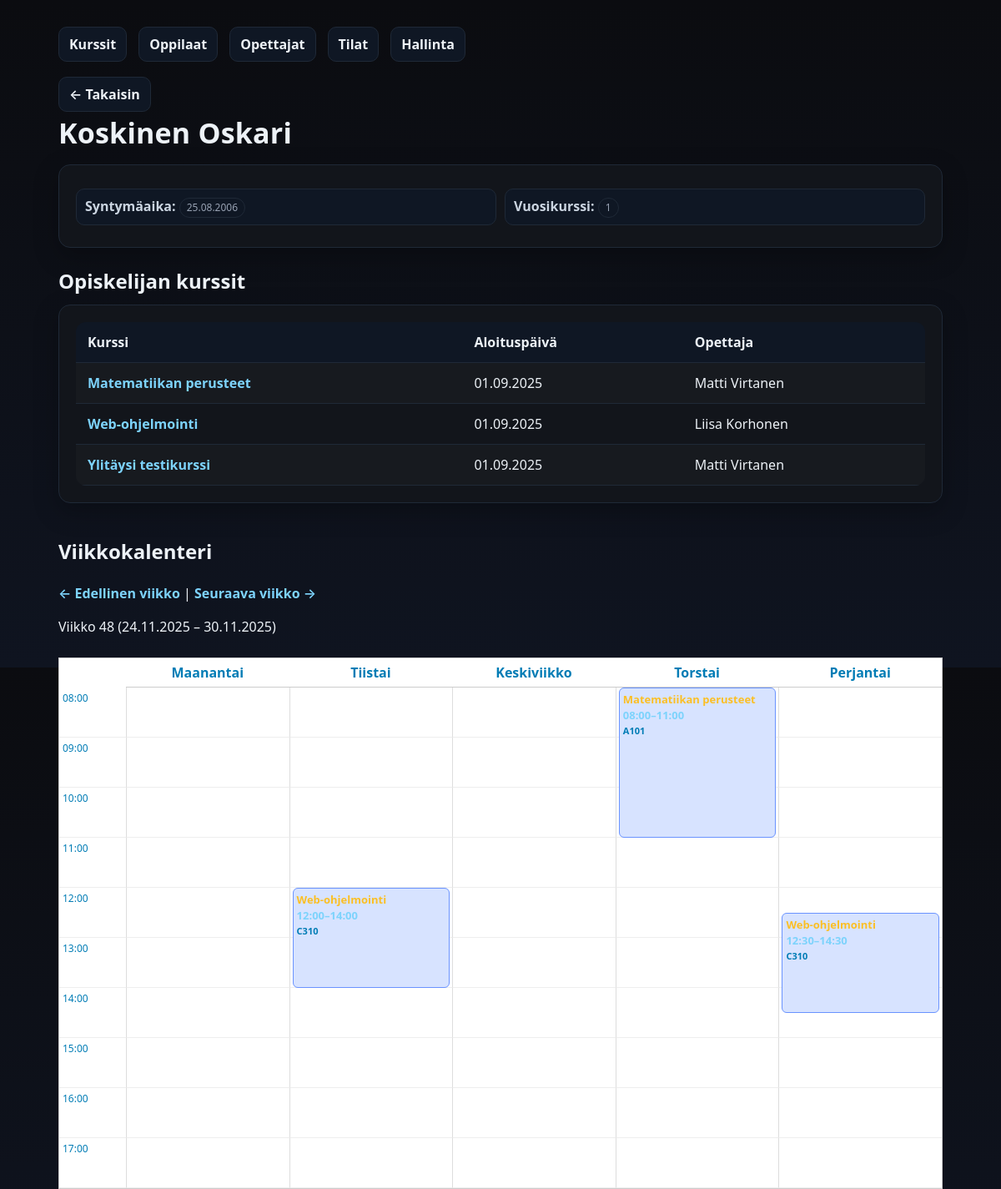
The page /kurssienhallinta/opiskelija.php?id=7 on the database its author committed.
### tables this page shows
CREATE TABLE `oppilaat` (
  `oppilas_id` int(11) NOT NULL,
  `etunimi` varchar(50) NOT NULL,
  `sukunimi` varchar(50) NOT NULL,
  `syntymaaika` date NOT NULL,
  `vuosikurssi` int(11) NOT NULL
);

CREATE TABLE `kurssit` (
  `kurssi_id` int(11) NOT NULL,
  `kurssin_tunnus` varchar(20) NOT NULL,
  `kurssi_nimi` varchar(100) NOT NULL,
  `kurssikuvaus` text DEFAULT NULL,
  `aloituspaiva` date NOT NULL,
  `lopetuspaiva` date NOT NULL,
  `opettaja_id` int(11) NOT NULL,
  `tila_id` int(11) NOT NULL
);

CREATE TABLE `opettajat` (
  `opettaja_id` int(11) NOT NULL,
  `etunimi` varchar(50) NOT NULL,
  `sukunimi` varchar(50) NOT NULL,
  `aine` varchar(100) NOT NULL
);

### kurssienhallinta/opiskelija.php (the view, shortened to what this page needs)
<?php
function finDate($date) {
    return date("d.m.Y", strtotime($date));
}
$pdo = getPDO();
$oppilas_id = (int)$_GET['id'];
$stmt = $pdo->prepare("SELECT oppilas_id, etunimi, sukunimi, syntymaaika, vuosikurssi FROM oppilaat WHERE oppilas_id=?");
$stmt->execute([$oppilas_id]);
$student = $stmt->fetch();
$sql = "
  SELECT k.kurssi_id, k.kurssi_nimi, k.aloituspaiva,
         o.etunimi AS op_etunimi, o.sukunimi AS op_sukunimi
  FROM ilmoittautuminen i
  JOIN kurssit k ON k.kurssi_id=i.kurssi_id
  LEFT JOIN opettajat o ON o.opettaja_id=k.opettaja_id
  WHERE i.opiskelija_id=?
  ORDER BY k.aloituspaiva
";
$stmt = $pdo->prepare($sql);
$stmt->execute([$oppilas_id]);
$kurssit = $stmt->fetchAll();
$week = isset($_GET['week']) ? (int)$_GET['week'] : date("W");
$year = isset($_GET['year']) ? (int)$_GET['year'] : date("Y");
$dt = new DateTime();
$dt->setISODate($year, $week);
$weekStart = $dt->format("Y-m-d");
$dt->modify("+6 days");
$weekEnd = $dt->format("Y-m-d");
$paivat = ["Maanantai","Tiistai","Keskiviikko","Torstai","Perjantai"];
?>
<!doctype html>
<html lang="fi">
<head>
  <link rel="stylesheet" href="styles.css">
</head>
<body>
<div class="container">
  <div class="nav">
    <a href="index.php">Kurssit</a>
    <a href="oppilaat.php">Oppilaat</a>
    <a href="opettajat.php">Opettajat</a>
    <a href="tilat.php">Tilat</a>
    <a href="admin.php">Hallinta</a>
  </div>
  <a class="back" href="oppilaat.php">← Takaisin</a>
  <h1 class="page-title"><?= htmlspecialchars($student['sukunimi'].' '.$student['etunimi']) ?></h1>
  <div class="card">
    <div class="meta">
      <div><strong>Syntymäaika:</strong> <span class="badge"><?= finDate($student['syntymaaika']) ?></span></div>
      <div><strong>Vuosikurssi:</strong> <span class="badge"><?= htmlspecialchars($student['vuosikurssi']) ?></span></div>
    </div>
  </div>
  <h2 style="margin:22px 0 10px">Opiskelijan kurssit</h2>
  <div class="card table-wrap">
    <table>
      <thead><tr><th>Kurssi</th><th>Aloituspäivä</th><th>Opettaja</th></tr></thead>
      <tbody>
        <?php if (!$kurssit): ?>
          <tr><td colspan="3" class="muted">Ei kursseja.</td></tr>
        <?php else: foreach($kurssit as $k): ?>
          <tr>
            <td><a href="kurssi.php?id=<?= (int)$k['kurssi_id'] ?>"><?= htmlspecialchars($k['kurssi_nimi']) ?></a></td>
            <td><?= finDate($k['aloituspaiva']) ?></td>
            <td><?= htmlspecialchars(trim(($k['op_etunimi']??'').' '.($k['op_sukunimi']??''))) ?: '—' ?></td>
          </tr>
        <?php endforeach; endif; ?>
      </tbody>
    </table>
  </div>
<h2 style="margin-top:40px;">Viikkokalenteri</h2>
<p>
  <a href="opiskelija.php?id=<?= $oppilas_id ?>&week=<?= $week-1 ?>&year=<?= $year ?>">← Edellinen viikko</a>
  |
  <a href="opiskelija.php?id=<?= $oppilas_id ?>&week=<?= $week+1 ?>&year=<?= $year ?>">Seuraava viikko →</a>
</p>
<p>Viikko <?= $week ?> (<?= finDate($weekStart) ?> – <?= finDate($weekEnd) ?>)</p>
<div class="calendar-grid">
    <?php
    $startHour = 8;
    $endHour = 17;
    ?>
    <div></div>
    <?php foreach ($paivat as $pv): ?>
        <div style="text-align:center; padding:5px; font-weight:bold; border-bottom:1px solid #ccc;">
            <?= $pv ?>
        </div>
    <?php endforeach; ?>
    <?php for ($h = $startHour; $h <= $endHour; $h++): ?>
        <div class="time-cell"><?= sprintf("%02d:00", $h) ?></div>
        <?php foreach ($paivat as $pv): ?>
            <div class="day-column" data-day="<?= $pv ?>"></div>
        <?php endforeach; ?>
    <?php endfor; ?>
</div>
</div>
</body>
</html>

### kurssienhallinta/styles.css (style rules this page uses)
:root { --bg:#0b0c10; --card:#12151b; --muted:#98a2b3; --text:#edf2f7; --accent:#6ea8fe; --danger:#ef4444; --border:#1f2937; }
* { box-sizing:border-box }
html,body { height:100% }
body { margin:0; font:16px/1.5 system-ui,-apple-system,Segoe UI,Roboto,Ubuntu,'Helvetica Neue',Arial; background:linear-gradient(180deg,#0b0c10 0%, #0f1420 100%); color:var(--text); }
.container { max-width:1100px;margin:32px auto;padding:0 20px }
.card { background:var(--card); border:1px solid var(--border); border-radius:14px; padding:20px; box-shadow:0 10px 30px rgba(0,0,0,.25); }
.page-title { margin:0 0 12px; font-size:clamp(24px,3.2vw,34px); letter-spacing:.2px; }
.nav { display:flex;gap:14px;flex-wrap:wrap;margin:0 0 18px }
.nav a,.back { color:var(--text); text-decoration:none; background:#0f1724; border:1px solid var(--border); padding:8px 12px;border-radius:10px; transition:all .15s ease; }
.back { display:inline-flex;align-items:center;gap:8px }
.table-wrap { overflow:auto }
table { width:100%;border-collapse:collapse;border-radius:12px;overflow:hidden }
th,td { padding:12px 14px;border-bottom:1px solid var(--border);text-align:left;vertical-align:top }
thead th { background:#0f1724;font-weight:600 }
tbody tr:nth-child(odd) { background:rgba(255,255,255,.02) }
.badge { display:inline-block;padding:2px 8px;border-radius:999px;font-size:12px;border:1px solid var(--border);color:var(--muted) }
.meta { display:grid;grid-template-columns:repeat(auto-fit,minmax(220px,1fr));gap:10px;margin:8px 0 6px }
.meta div { background:#0f1724;border:1px solid var(--border);padding:8px 10px;border-radius:10px }
.meta strong { font-weight:600;color:#cbd5e1 }
a { color: #7dd3fc; text-decoration: none; font-weight: 600; transition: color .15s ease; }

### kurssienhallinta/opiskelija.php (style rules this page uses)
.calendar-grid { display: grid; grid-template-columns: 80px repeat(5, 1fr); border: 1px solid #ccc; margin-top: 25px; background: #fff; color: #007cb5ff; }
.time-cell { border-bottom: 1px solid #eee; height: 60px; padding: 4px; font-size: 12px; color: #007cb5ff; }
.day-column { position: relative; border-left: 1px solid #ddd; border-bottom: 1px solid #eee; }

### rows shown on the page
oppilaat: sukunimi+etunimi "Koskinen Oskari", syntymaaika "25.08.2006", vuosikurssi "1"
kurssit: kurssi_nimi "Matematiikan perusteet", aloituspaiva "01.09.2025", opettaja.sukunimi "Matti Virtanen"
kurssit: kurssi_nimi "Web-ohjelmointi", aloituspaiva "01.09.2025", opettaja.sukunimi "Liisa Korhonen"
kurssit: kurssi_nimi "Ylitäysi testikurssi", aloituspaiva "01.09.2025", opettaja.sukunimi "Matti Virtanen"

### other values the page prints
$week "48"
$pv "Maanantai"
$pv "Tiistai"
$pv "Keskiviikko"
$pv "Torstai"
$pv "Perjantai"
